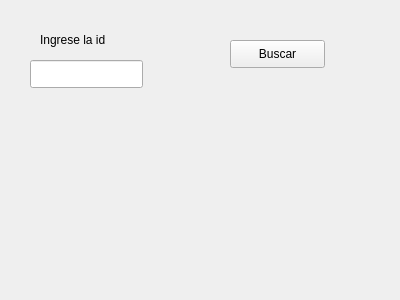
<?xml version="1.0" encoding="UTF-8"?>
<ui version="4.0">
 <class>Form</class>
 <widget class="QWidget" name="Form">
  <property name="geometry">
   <rect>
    <x>0</x>
    <y>0</y>
    <width>400</width>
    <height>300</height>
   </rect>
  </property>
  <property name="windowTitle">
   <string>Form</string>
  </property>
  <widget class="QLineEdit" name="lineEdit_id">
   <property name="geometry">
    <rect>
     <x>30</x>
     <y>60</y>
     <width>113</width>
     <height>28</height>
    </rect>
   </property>
  </widget>
  <widget class="QLabel" name="label_inicio">
   <property name="geometry">
    <rect>
     <x>40</x>
     <y>30</y>
     <width>171</width>
     <height>20</height>
    </rect>
   </property>
   <property name="text">
    <string>Ingrese la id</string>
   </property>
  </widget>
  <widget class="QPushButton" name="pushButton_buscar">
   <property name="geometry">
    <rect>
     <x>230</x>
     <y>40</y>
     <width>95</width>
     <height>28</height>
    </rect>
   </property>
   <property name="text">
    <string>Buscar</string>
   </property>
  </widget>
 </widget>
 <resources/>
 <connections/>
</ui>
